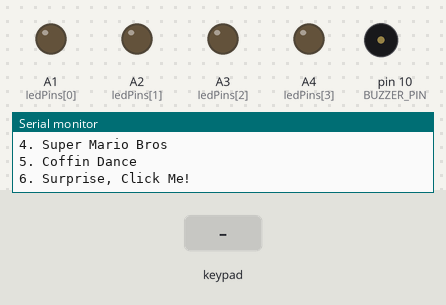
A sketch run on a simulated Arduino Uno, built with avr-gcc and run on an emulated ATmega328P. On the bench: output pins drawn as LEDs (lit = HIGH), buzzer (waves = sounding), the last lines printed to the serial monitor. The inputs (shaded band) are chosen by the test bench.

Above: at 1.2 s.
1.3 s: key '1' pressed
At 1.53 s:
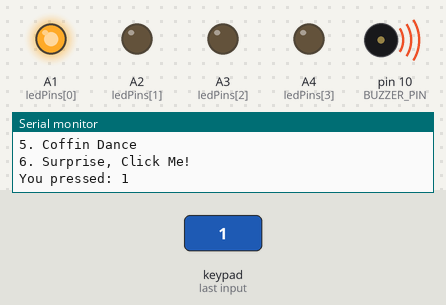
At 2.05 s:
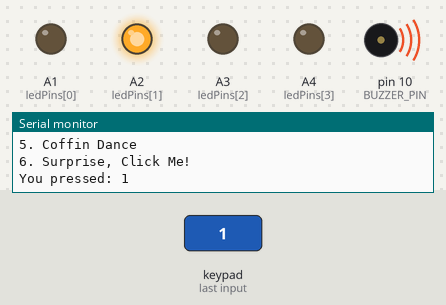
Timing chart, 0 to 10.3 s (numbered marks = the images above; inputs shaded):
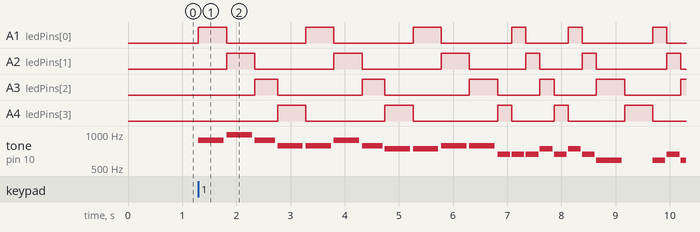

The sketch:

keypad-jukeboz.ino
```cpp
#include <Keypad.h>

// Define pins for switches
const byte ROWS = 4;
const byte COLS = 4;

char hexaKeys[ROWS][COLS] = {
  {'1', '2', '3', 'A'},
  {'4', '5', '6', 'B'},
  {'7', '8', '9', 'C'},
  {'*', '0', '#', 'D'}
};


byte rowPins[ROWS] = {2, 3, 4, 5};
byte colPins[COLS] = {6, 7, 8, 9};

Keypad keypad = Keypad(makeKeymap(hexaKeys), rowPins, colPins, ROWS, COLS);

const int ledPins[] = {A1, A2, A3, A4};
const int numLeds = sizeof(ledPins) / sizeof(ledPins[0]);

// Define pin for Piezo Buzzer
#define BUZZER_PIN 10

//Define the Notes
#define NOTE_B0  31
#define NOTE_C1  33
#define NOTE_CS1 35
#define NOTE_D1  37
#define NOTE_DS1 39
#define NOTE_E1  41
#define NOTE_F1  44
#define NOTE_FS1 46
#define NOTE_G1  49
#define NOTE_GS1 52
#define NOTE_A1  55
#define NOTE_AS1 58
#define NOTE_B1  62
#define NOTE_C2  65
#define NOTE_CS2 69
#define NOTE_D2  73
#define NOTE_DS2 78
#define NOTE_E2  82
#define NOTE_F2  87
#define NOTE_FS2 93
#define NOTE_G2  98
#define NOTE_GS2 104
#define NOTE_A2  110
#define NOTE_AS2 117
#define NOTE_B2  123
#define NOTE_C3  131
#define NOTE_CS3 139
#define NOTE_D3  147
#define NOTE_DS3 156
#define NOTE_E3  165
#define NOTE_F3  175
#define NOTE_FS3 185
#define NOTE_G3  196
#define NOTE_GS3 208
#define NOTE_A3  220
#define NOTE_AS3 233
#define NOTE_B3  247
#define NOTE_C4  262
#define NOTE_CS4 277
#define NOTE_D4  294
#define NOTE_DS4 311
#define NOTE_E4  330
#define NOTE_F4  349
#define NOTE_FS4 370
#define NOTE_G4  392
#define NOTE_GS4 415
#define NOTE_A4  440
#define NOTE_AS4 466
#define NOTE_B4  494
#define NOTE_C5  523
#define NOTE_CS5 554
#define NOTE_D5  587
#define NOTE_DS5 622
#define NOTE_E5  659
#define NOTE_F5  698
#define NOTE_FS5 740
#define NOTE_G5  784
#define NOTE_GS5 831
#define NOTE_A5  880
#define NOTE_AS5 932
#define NOTE_B5  988
#define NOTE_C6  1047
#define NOTE_CS6 1109
#define NOTE_D6  1175
#define NOTE_DS6 1245
#define NOTE_E6  1319
#define NOTE_F6  1397
#define NOTE_FS6 1480
#define NOTE_G6  1568
#define NOTE_GS6 1661
#define NOTE_A6  1760
#define NOTE_AS6 1865
#define NOTE_B6  1976
#define NOTE_C7  2093
#define NOTE_CS7 2217
#define NOTE_D7  2349
#define NOTE_DS7 2489
#define NOTE_E7  2637
#define NOTE_F7  2794
#define NOTE_FS7 2960
#define NOTE_G7  3136
#define NOTE_GS7 3322
#define NOTE_A7  3520
#define NOTE_AS7 3729
#define NOTE_B7  3951
#define NOTE_C8  4186
#define NOTE_CS8 4435
#define NOTE_D8  4699
#define NOTE_DS8 4978
#define REST      0

int tempoNGYU = 114;
int tempoFE = 80;
int tempoAGM = 210;
int tempoSE = 115;
int tempoM = 200;
int tempoC = 224;


int melodyNGYU[] = {
    REST,8, NOTE_E5,8, NOTE_FS5,8, NOTE_E5,-4, NOTE_A4,16, NOTE_B4,16, NOTE_D5,16, NOTE_B4,16,
    NOTE_FS5,-8, NOTE_FS5,-8, NOTE_E5,-4, NOTE_A4,16, NOTE_B4,16, NOTE_D5,16, NOTE_B4,16,

    NOTE_E5,-8, NOTE_E5,-8, NOTE_D5,-8, NOTE_CS5,16, NOTE_B4,-8, NOTE_A4,16, NOTE_B4,16, NOTE_D5,16, NOTE_B4,16, //18
    NOTE_D5,4, NOTE_E5,8, NOTE_CS5,-8, NOTE_B4,16, NOTE_A4,8, NOTE_A4,8, NOTE_A4,8,
    NOTE_E5,4, NOTE_D5,2, NOTE_A4,16, NOTE_B4,16, NOTE_D5,16, NOTE_B4,16,
    NOTE_FS5,-8, NOTE_FS5,-8, NOTE_E5,-4, NOTE_A4,16, NOTE_B4,16, NOTE_D5,16, NOTE_B4,16,
    NOTE_A5,4, NOTE_CS5,8, NOTE_D5,-8, NOTE_CS5,16, NOTE_B4,8, NOTE_A4,16, NOTE_B4,16, NOTE_D5,16, NOTE_B4,16,

    NOTE_D5,4, NOTE_E5,8, NOTE_CS5,-8, NOTE_B4,16, NOTE_A4,4, NOTE_A4,8,  //23
    NOTE_E5,4, NOTE_D5,2, REST,4,
};

int melodyFurElise[] = {
    NOTE_E5, 16, NOTE_DS5, 16,
    NOTE_E5, 16, NOTE_DS5, 16, NOTE_E5, 16, NOTE_B4, 16, NOTE_D5, 16, NOTE_C5, 16,
    NOTE_A4, -8, NOTE_C4, 16, NOTE_E4, 16, NOTE_A4, 16,
    NOTE_B4, -8, NOTE_E4, 16, NOTE_GS4, 16, NOTE_B4, 16,
    NOTE_C5, 8,  REST, 16, NOTE_E4, 16, NOTE_E5, 16,  NOTE_DS5, 16,

    NOTE_E5, 16, NOTE_DS5, 16, NOTE_E5, 16, NOTE_B4, 16, NOTE_D5, 16, NOTE_C5, 16,//6
    NOTE_A4, -8, NOTE_C4, 16, NOTE_E4, 16, NOTE_A4, 16,
    NOTE_B4, -8, NOTE_E4, 16, NOTE_C5, 16, NOTE_B4, 16,
    NOTE_A4 , 4, REST, 8,
};

int melodyAngGandaMo[] {
	NOTE_F5,4, NOTE_GS5,4, NOTE_AS5,4, NOTE_B5,4,
    NOTE_CS6,4, NOTE_CS6,4, NOTE_CS6,4, NOTE_CS6,4,
  	NOTE_CS6,4, NOTE_B5,4,NOTE_AS5,4, NOTE_GS5,4,
  	NOTE_GS5,4, REST, 2,
    NOTE_B5,4, NOTE_AS5,4, NOTE_GS5,4, NOTE_FS5,4, NOTE_AS5,4,
    NOTE_AS5,4, NOTE_AS5,4, NOTE_AS5,4, NOTE_AS5,4,
    NOTE_GS5,4, NOTE_FS5,4, NOTE_F5,4, NOTE_FS5,4, REST, 1,
};

int melodySelos[] {
    NOTE_A5, 4, NOTE_B5, 4, NOTE_A5, 5, NOTE_G5, 4,
    NOTE_G5, 4, NOTE_A5, 4, NOTE_G5, 5, NOTE_FS5, 4, NOTE_FS5, 4, NOTE_G5, 4, NOTE_G5, 4, NOTE_E5, 8, NOTE_E5, 8,
    NOTE_E5, 8, NOTE_FS5, 8, NOTE_E5, 8, NOTE_FS5, 8, NOTE_E5, 8, NOTE_D5, 4, REST, 4, NOTE_D5, 8, NOTE_E5, 8, NOTE_D5, 8, NOTE_E5, 8, NOTE_D5, 8, NOTE_E5, 8,
    NOTE_C6, 4, NOTE_B5, 8, NOTE_C6, 8, NOTE_B5, 8, NOTE_A5, 8, NOTE_G5, 8,
    NOTE_B5, 4, NOTE_A5, 2, NOTE_A5, 4, NOTE_D6, 1,
};

int melodyMario[] {
     NOTE_E5,8, NOTE_E5,8, REST,8, NOTE_E5,8, REST,8, NOTE_C5,8, NOTE_E5,8, //1
    NOTE_G5,4, REST,4, NOTE_G4,8, REST,4,
    NOTE_C5,-4, NOTE_G4,8, REST,4, NOTE_E4,-4, // 3
    NOTE_A4,4, NOTE_B4,4, NOTE_AS4,8, NOTE_A4,4,
    NOTE_G4,-8, NOTE_E5,-8, NOTE_G5,-8, NOTE_A5,4, NOTE_F5,8, NOTE_G5,8,
    REST,8, NOTE_E5,4,NOTE_C5,8, NOTE_D5,8, NOTE_B4,-4,
    NOTE_C5,-4, NOTE_G4,8, REST,4, NOTE_E4,-4, // repeats from 3
    NOTE_A4,4, NOTE_B4,4, NOTE_AS4,8, NOTE_A4,4,
    NOTE_G4,-8, NOTE_E5,-8, NOTE_G5,-8, NOTE_A5,4, NOTE_F5,8, NOTE_G5,8,
    REST,8, NOTE_E5,4,NOTE_C5,8, NOTE_D5,8, NOTE_B4,-4,
    REST,4, NOTE_G5,8, NOTE_FS5,8, NOTE_F5,8, NOTE_DS5,4, NOTE_E5,8,//7
    REST,8, NOTE_GS4,8, NOTE_A4,8, NOTE_C4,8, REST,8, NOTE_A4,8, NOTE_C5,8, NOTE_D5,8,
    REST,4, NOTE_DS5,4, REST,8, NOTE_D5,-4,
    NOTE_C5,2, REST,2,
    REST,4, NOTE_G5,8, NOTE_FS5,8, NOTE_F5,8, NOTE_DS5,4, NOTE_E5,8,//repeats from 7
    REST,8, NOTE_GS4,8, NOTE_A4,8, NOTE_C4,8, REST,8, NOTE_A4,8, NOTE_C5,8, NOTE_D5,8,
    REST,4, NOTE_DS5,4, REST,8, NOTE_D5,-4,
    NOTE_C5,2, REST,2,
};

int melodyCoffin[] = {
    NOTE_AS4,4, NOTE_D5,4, NOTE_D5,4, NOTE_D5,4, NOTE_D5,4,
    NOTE_C5,4, NOTE_C5,4, NOTE_C5,4, NOTE_C5,4,
    NOTE_F5,4, NOTE_F5,4, NOTE_F5,4, NOTE_F5,4,
    NOTE_G5,4, NOTE_G5,4, NOTE_G5,4, NOTE_G5,4,
    NOTE_G5,4, NOTE_G5,4, NOTE_G5,4, NOTE_G5,4,
    NOTE_G5,4, NOTE_G5,4, NOTE_G5,4, NOTE_G5,4,
    NOTE_C5,4, NOTE_AS4,4, NOTE_A4,4, NOTE_F4,4,
    NOTE_G4,4, REST,4, NOTE_G4,4, NOTE_D5,4,
    NOTE_C5,4, REST,4, NOTE_AS4,4, REST,4,
    NOTE_A4,4, REST,4, NOTE_A4,4, NOTE_A4,4,
    NOTE_C5,4, REST,4, NOTE_AS4,4, NOTE_A4,4,
    NOTE_G4,4, REST,4, NOTE_G4,4, NOTE_AS5,4,
    NOTE_A5,4, NOTE_AS5,4, NOTE_A5,4, NOTE_AS5,4,
    NOTE_G4,4, REST,4, NOTE_G4,4, NOTE_AS5,4,
    NOTE_A5,4, NOTE_AS5,4, NOTE_A5,4, NOTE_AS5,4,
    NOTE_G4,4, REST,4

};

int notesNGYU = sizeof(melodyNGYU) / sizeof(melodyNGYU[0]) / 2;
int notesFE = sizeof(melodyFurElise) / sizeof(melodyFurElise[0]) / 2;
int notesAGM = sizeof(melodyAngGandaMo) / sizeof(melodyAngGandaMo[0]) / 2;
int notesSE = sizeof(melodySelos) / sizeof(melodySelos[0]) / 2;
int notesM = sizeof(melodyMario) / sizeof(melodyMario[0]) / 2;
int notesC = sizeof(melodyCoffin) / sizeof(melodyCoffin[0]) / 2;


int wholeNoteNGYU = (60000 * 4) / tempoNGYU;
int wholeNoteFE = (60000 * 4) / tempoFE;
int wholeNoteAGM = (60000 * 4) / tempoAGM;
int wholeNoteSE = (60000 * 4) / tempoSE;
int wholeNoteM = (60000 * 4) / tempoM;
int wholeNoteC = (60000 * 4) / tempoC;

int divider = 0, noteDuration = 0;

unsigned long previousMillis = 0;
const long interval = 100;  // Interval between toggling LEDs in milliseconds

int currentLedIndex = 0;  // Track current LED being lit

void runLightPattern() {
  unsigned long currentMillis = millis();

  if (currentMillis - previousMillis >= interval) {
    previousMillis = currentMillis;

    // Turn off all LEDs
    for (int i = 0; i < numLeds; i++) {
      digitalWrite(ledPins[i], LOW);
    }

    // Turn on the current LED
    digitalWrite(ledPins[currentLedIndex], HIGH);

    // Move to the next LED
    currentLedIndex = (currentLedIndex + 1) % numLeds;
  }
}

void playMelody(int *melody, int notes, int wholeNoteDuration) {
  int noteDuration;
  int divider;

  for (int thisNote = 0; thisNote < notes * 2; thisNote = thisNote + 2) {
    divider = melody[thisNote + 1];
    if (divider > 0) {
      noteDuration = (wholeNoteDuration) / divider;
    } else if (divider < 0) {
      noteDuration = (wholeNoteDuration) / abs(divider);
      noteDuration *= 1.5;
    }

    tone(BUZZER_PIN, melody[thisNote], noteDuration * 0.9);

    // Adjust LED pattern while playing
    runLightPattern();

    delay(noteDuration);
    noTone(BUZZER_PIN);
  }
}

void playNeverGonnaGiveYouUp() {
  playMelody(melodyNGYU, notesNGYU, wholeNoteNGYU);
}

void playFurElise() {
  playMelody(melodyFurElise, notesFE, wholeNoteFE);
}

void playAngGandaMo() {
  playMelody(melodyAngGandaMo, notesAGM, wholeNoteAGM);
}

void playMario() {
  playMelody(melodyMario, notesM, wholeNoteM);
}

void playCoffin() {
  playMelody(melodyCoffin, notesC, wholeNoteC);
}

void playSelos() {
  playMelody(melodySelos, notesSE, wholeNoteSE);
}

void setup() {
  // Set up the Serial Monitor
  Serial.begin(9600);

  // Initialize the LED pins as outputs
  for (int i = 0; i < numLeds; i++) {
    pinMode(ledPins[i], OUTPUT);
  }

  // Initialize the buzzer pin as an output
  pinMode(BUZZER_PIN, OUTPUT);

  // Print the menu
  Serial.println("<<<< ARDUINO JUKE BOX >>>>");
  Serial.println("1. Selos");
  Serial.println("2. Fur Elise");
  Serial.println("3. Ang Ganda Mo");
  Serial.println("4. Super Mario Bros");
  Serial.println("5. Coffin Dance");
  Serial.println("6. Surprise, Click Me!");
}

void loop() {
  char key = keypad.getKey();

  if (key) {
    Serial.print("You pressed: ");
    Serial.println(key);

    switch (key) {
      case '1':
        playSelos();
        break;
      case '2':
        playFurElise();
        break;
      case '3':
        playAngGandaMo();
        break;
      case '4':
        playMario();
        break;
      case '5':
        playCoffin();
        break;
      case '6':
        playNeverGonnaGiveYouUp();
        break;
      default:
        Serial.println("Invalid choice. Pick a number between 1 and 6.");
        break;
    }

    // Reset LED pattern after melody finishes
    for (int i = 0; i < numLeds; i++) {
      digitalWrite(ledPins[i], LOW);
    }

    // Reprint the menu
    Serial.println("<<<< ARDUINO JUKE BOX >>>>");
    Serial.println("1. Selos");
    Serial.println("2. Fur Elise");
    Serial.println("3. Ang Ganda Mo");
    Serial.println("4. Super Mario Bros");
    Serial.println("5. Coffin Dance");
    Serial.println("6. Surprise, Click Me!");
  }
}
```

Measured:
- after the input at 1.3 s, A1 (ledPins[0]): goes 3 × (HIGH 0.52 s, LOW 1.5 s), HIGH 0.26 s, LOW 0.78 s, HIGH 0.26 s, LOW 1.3 s, HIGH 0.26 s, then LOW, starting at once; A2 (ledPins[1]): LOW → HIGH after 0.52 s, → LOW 0.52 s later, → HIGH 1.5 s later, → LOW 0.52 s later, … (12 changes in this stretch)
